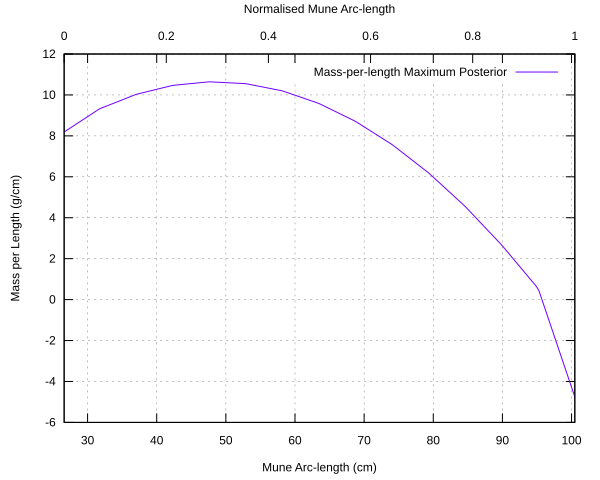

Write gnuplot code to recreate this figure.
set datafile separator ','
set key autotitle columnhead
set xrange [26.60989341307744:100.473414986059]
set xlabel "Mune Arc-length (cm)"
set x2tics
set x2tics nomirror
set x2range [0:1]
set x2label "Normalised Mune Arc-length"
set ylabel "Mass per Length (g/cm)"
set grid
set terminal svg
set output "../bayken-results/Pony/99aa5100ef15cb8f9e2357c7a9633a1cd4d8edf5cdc08b4647f9d179/76f1b220f03f3ead492cf9e3112e2e9fd1a3f4d611b80cfca8afcefe/results/profile_data__mass_per_length_maximum_posterior.svg"
p "../bayken-results/Pony/99aa5100ef15cb8f9e2357c7a9633a1cd4d8edf5cdc08b4647f9d179/76f1b220f03f3ead492cf9e3112e2e9fd1a3f4d611b80cfca8afcefe/results/profile_data.csv" using 1:8 w l lt rgb "#6F00FF"
